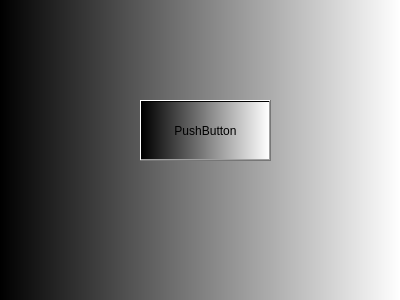
<?xml version="1.0" encoding="UTF-8"?>
<ui version="4.0">
 <class>Form1</class>
 <widget class="QWidget" name="Form1">
  <property name="geometry">
   <rect>
    <x>0</x>
    <y>0</y>
    <width>400</width>
    <height>300</height>
   </rect>
  </property>
  <property name="windowTitle">
   <string>Form</string>
  </property>
  <property name="styleSheet">
   <string notr="true">background-color: qlineargradient(spread:pad, x1:0, y1:0, x2:1, y2:0, stop:0 rgba(0, 0, 0, 255), stop:1 rgba(255, 255, 255, 255));</string>
  </property>
  <widget class="QPushButton" name="pushButton">
   <property name="geometry">
    <rect>
     <x>140</x>
     <y>100</y>
     <width>131</width>
     <height>61</height>
    </rect>
   </property>
   <property name="text">
    <string>PushButton</string>
   </property>
  </widget>
 </widget>
 <resources/>
 <connections/>
</ui>
